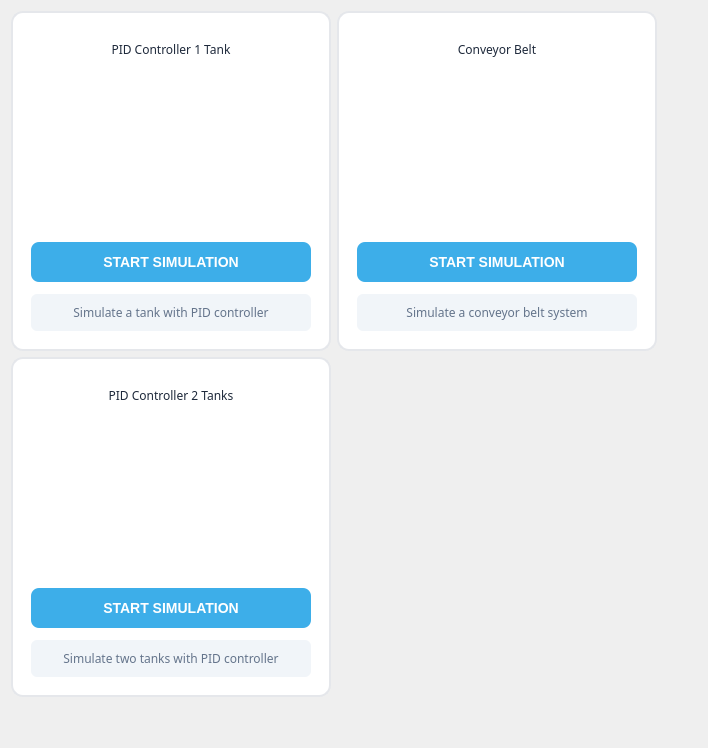
         <widget class="QWidget" name="ActiveSimulation">
          <property name="styleSheet">
           <string notr="true"/>
          </property>
          <layout class="QGridLayout" name="gridLayout">
           <item row="2" column="1">
            <spacer name="verticalSpacer_10">
             <property name="orientation">
              <enum>Qt::Vertical</enum>
             </property>
             <property name="sizeHint" stdset="0">
              <size>
               <width>20</width>
               <height>40</height>
              </size>
             </property>
            </spacer>
           </item>
           <item row="0" column="3">
            <spacer name="horizontalSpacer">
             <property name="orientation">
              <enum>Qt::Horizontal</enum>
             </property>
             <property name="sizeHint" stdset="0">
              <size>
               <width>40</width>
               <height>20</height>
              </size>
             </property>
            </spacer>
           </item>
           <item row="1" column="0" colspan="2">
            <widget class="QWidget" name="PIDMotor" native="true">
             <property name="minimumSize">
              <size>
               <width>320</width>
               <height>340</height>
              </size>
             </property>
             <property name="maximumSize">
              <size>
               <width>420</width>
               <height>340</height>
              </size>
             </property>
             <property name="styleSheet">
              <string notr="true">
                  #PIDMotor {
                    background-color: #ffffff;
                    border: 2px solid #e5e7eb;
                    border-radius: 12px;
                  }
                  #PIDMotor:hover {
                    border-color: #3daee9;
                  }
                </string>
             </property>
             <layout class="QVBoxLayout" name="verticalLayout_pidValves_2">
              <property name="spacing">
               <number>12</number>
              </property>
              <property name="leftMargin">
               <number>20</number>
              </property>
              <property name="topMargin">
               <number>20</number>
              </property>
              <property name="rightMargin">
               <number>20</number>
              </property>
              <property name="bottomMargin">
               <number>20</number>
              </property>
              <item>
               <widget class="QLabel" name="label_cardTitle_2">
                <property name="font">
                 <font>
                  <family>Segoe UI,Arial,sans-serif</family>
                 </font>
                </property>
                <property name="styleSheet">
                 <string notr="true">color: #1e293b; border: none;</string>
                </property>
                <property name="text">
                 <string>PID Controller 2 Tanks</string>
                </property>
                <property name="alignment">
                 <set>Qt::AlignCenter</set>
                </property>
               </widget>
              </item>
              <item>
               <widget class="QLabel" name="label_twoTanksPreview">
                <property name="minimumSize">
                 <size>
                  <width>150</width>
                  <height>150</height>
                 </size>
                </property>
                <property name="maximumSize">
                 <size>
                  <width>150</width>
                  <height>150</height>
                 </size>
                </property>
                <property name="styleSheet">
                 <string notr="true">border: none; background-color: transparent; margin: 10px;</string>
                </property>
                <property name="text">
                 <string/>
                </property>
                <property name="pixmap">
                 <pixmap resource="Resource.qrc">:/icon/media/icon/SVG vat.svg</pixmap>
                </property>
                <property name="scaledContents">
                 <bool>true</bool>
                </property>
                <property name="alignment">
                 <set>Qt::AlignCenter</set>
                </property>
               </widget>
              </item>
              <item>
               <widget class="QPushButton" name="pushButton_2Vatten">
                <property name="minimumSize">
                 <size>
                  <width>0</width>
                  <height>40</height>
                 </size>
                </property>
                <property name="styleSheet">
                 <string notr="true">
                        QPushButton {
                          background-color: #3daee9;
                          color: white;
                          border-radius: 8px;
                          font-weight: bold;
                          font-size: 14px;
                        }
                        QPushButton:hover {
                          background-color: #2a9bd3;
                        }
                      </string>
                </property>
                <property name="text">
                 <string>START SIMULATION</string>
                </property>
                <property name="icon">
                 <iconset resource="Resource.qrc">
                  <normaloff>:/icon/media/icon/play-6-32.ico</normaloff>:/icon/media/icon/play-6-32.ico</iconset>
                </property>
                <property name="iconSize">
                 <size>
                  <width>24</width>
                  <height>24</height>
                 </size>
                </property>
                <property name="checkable">
                 <bool>true</bool>
                </property>
               </widget>
              </item>
              <item>
               <widget class="QLabel" name="label_cardBadge_2">
                <property name="font">
                 <font>
                  <family>Segoe UI,Arial,sans-serif</family>
                 </font>
                </property>
                <property name="styleSheet">
                 <string notr="true">
                        color: #64748b;
                        border: none;
                        background-color: #f1f5f9;
                        padding: 8px;
                        border-radius: 6px;
                      </string>
                </property>
                <property name="text">
                 <string>Simulate two tanks with PID controller</string>
                </property>
                <property name="alignment">
                 <set>Qt::AlignCenter</set>
                </property>
               </widget>
              </item>
             </layout>
            </widget>
           </item>
           <item row="0" column="0" colspan="2">
            <widget class="QWidget" name="PIDValves" native="true">
             <property name="minimumSize">
              <size>
               <width>320</width>
               <height>340</height>
              </size>
             </property>
             <property name="maximumSize">
              <size>
               <width>420</width>
               <height>340</height>
              </size>
             </property>
             <property name="layoutDirection">
              <enum>Qt::LeftToRight</enum>
             </property>
             <property name="autoFillBackground">
              <bool>false</bool>
             </property>
             <property name="styleSheet">
              <string notr="true">
                  #PIDValves {
                    background-color: #ffffff;
                    border: 2px solid #e5e7eb;
                    border-radius: 12px;
                  }
                  #PIDValves:hover {
                    border-color: #3daee9;
                  }
                </string>
             </property>
             <layout class="QVBoxLayout" name="verticalLayout_pidValves">
              <property name="spacing">
               <number>12</number>
              </property>
              <property name="leftMargin">
               <number>20</number>
              </property>
              <property name="topMargin">
               <number>20</number>
              </property>
              <property name="rightMargin">
               <number>20</number>
              </property>
              <property name="bottomMargin">
               <number>20</number>
              </property>
              <item>
               <widget class="QLabel" name="label_cardTitle">
                <property name="font">
                 <font>
                  <family>Segoe UI,Arial,sans-serif</family>
                 </font>
                </property>
                <property name="styleSheet">
                 <string notr="true">color: #1e293b; border: none;</string>
                </property>
                <property name="text">
                 <string>PID Controller 1 Tank</string>
                </property>
                <property name="alignment">
                 <set>Qt::AlignCenter</set>
                </property>
               </widget>
              </item>
              <item>
               <widget class="QLabel" name="label_tankPreview">
                <property name="minimumSize">
                 <size>
                  <width>150</width>
                  <height>150</height>
                 </size>
                </property>
                <property name="maximumSize">
                 <size>
                  <width>150</width>
                  <height>150</height>
                 </size>
                </property>
                <property name="styleSheet">
                 <string notr="true">border: none; background-color: transparent; margin: 10px;</string>
                </property>
                <property name="text">
                 <string/>
                </property>
                <property name="pixmap">
                 <pixmap resource="Resource.qrc">:/icon/media/icon/SVG vat.svg</pixmap>
                </property>
                <property name="scaledContents">
                 <bool>true</bool>
                </property>
                <property name="alignment">
                 <set>Qt::AlignCenter</set>
                </property>
               </widget>
              </item>
              <item>
               <widget class="QPushButton" name="pushButton_1Vat">
                <property name="minimumSize">
                 <size>
                  <width>0</width>
                  <height>40</height>
                 </size>
                </property>
                <property name="styleSheet">
                 <string notr="true">
                        QPushButton {
                          background-color: #3daee9;
                          color: white;
                          border-radius: 8px;
                          font-weight: bold;
                          font-size: 14px;
                        }
                        QPushButton:hover {
                          background-color: #2a9bd3;
                        }
                      </string>
                </property>
                <property name="text">
                 <string>START SIMULATION</string>
                </property>
                <property name="icon">
                 <iconset resource="Resource.qrc">
                  <normaloff>:/icon/media/icon/play-6-32.ico</normaloff>:/icon/media/icon/play-6-32.ico</iconset>
                </property>
                <property name="iconSize">
                 <size>
                  <width>24</width>
                  <height>24</height>
                 </size>
                </property>
                <property name="checkable">
                 <bool>true</bool>
                </property>
               </widget>
              </item>
              <item>
               <widget class="QLabel" name="label_cardBadge">
                <property name="font">
                 <font>
                  <family>Segoe UI,Arial,sans-serif</family>
                 </font>
                </property>
                <property name="styleSheet">
                 <string notr="true">
                        color: #64748b;
                        border: none;
                        background-color: #f1f5f9;
                        padding: 8px;
                        border-radius: 6px;
                      </string>
                </property>
                <property name="text">
                 <string>Simulate a tank with PID controller</string>
                </property>
                <property name="alignment">
                 <set>Qt::AlignCenter</set>
                </property>
               </widget>
              </item>
             </layout>
            </widget>
           </item>
           <item row="0" column="2">
            <widget class="QWidget" name="PIDConv" native="true">
             <property name="minimumSize">
              <size>
               <width>320</width>
               <height>340</height>
              </size>
             </property>
             <property name="maximumSize">
              <size>
               <width>420</width>
               <height>340</height>
              </size>
             </property>
             <property name="styleSheet">
              <string notr="true">
                  #PIDConv {
                    background-color: #ffffff;
                    border: 2px solid #e5e7eb;
                    border-radius: 12px;
                  }
                  #PIDConv:hover {
                    border-color: #3daee9;
                  }
                </string>
             </property>
             <layout class="QVBoxLayout" name="verticalLayout_pidValves_3">
              <property name="spacing">
               <number>12</number>
              </property>
              <property name="leftMargin">
               <number>20</number>
              </property>
              <property name="topMargin">
               <number>20</number>
              </property>
              <property name="rightMargin">
               <number>20</number>
              </property>
              <property name="bottomMargin">
               <number>20</number>
              </property>
              <item>
               <widget class="QLabel" name="label_cardTitle_3">
                <property name="font">
                 <font>
                  <family>Segoe UI,Arial,sans-serif</family>
                 </font>
                </property>
                <property name="styleSheet">
                 <string notr="true">color: #1e293b; border: none;</string>
                </property>
                <property name="text">
                 <string>Conveyor Belt</string>
                </property>
                <property name="alignment">
                 <set>Qt::AlignCenter</set>
                </property>
               </widget>
              </item>
              <item>
               <widget class="QLabel" name="label_conveyorPreview">
                <property name="minimumSize">
                 <size>
                  <width>150</width>
                  <height>150</height>
                 </size>
                </property>
                <property name="maximumSize">
                 <size>
                  <width>150</width>
                  <height>150</height>
                 </size>
                </property>
                <property name="styleSheet">
                 <string notr="true">border: none; background-color: transparent; margin: 10px;</string>
                </property>
                <property name="text">
                 <string/>
                </property>
                <property name="pixmap">
                 <pixmap resource="Resource.qrc">:/icon/media/icon/transportband.svg</pixmap>
                </property>
                <property name="scaledContents">
                 <bool>true</bool>
                </property>
                <property name="alignment">
                 <set>Qt::AlignCenter</set>
                </property>
               </widget>
              </item>
              <item>
               <widget class="QPushButton" name="pushButton_transportband">
                <property name="minimumSize">
                 <size>
                  <width>0</width>
                  <height>40</height>
                 </size>
                </property>
                <property name="styleSheet">
                 <string notr="true">
                        QPushButton {
                          background-color: #3daee9;
                          color: white;
                          border-radius: 8px;
                          font-weight: bold;
                          font-size: 14px;
                        }
                        QPushButton:hover {
                          background-color: #2a9bd3;
                        }
                      </string>
                </property>
                <property name="text">
                 <string>START SIMULATION</string>
                </property>
                <property name="icon">
                 <iconset resource="Resource.qrc">
                  <normaloff>:/icon/media/icon/play-6-32.ico</normaloff>:/icon/media/icon/play-6-32.ico</iconset>
                </property>
                <property name="iconSize">
                 <size>
                  <width>24</width>
                  <height>24</height>
                 </size>
                </property>
                <property name="checkable">
                 <bool>true</bool>
                </property>
               </widget>
              </item>
              <item>
               <widget class="QLabel" name="label_cardBadge_3">
                <property name="font">
                 <font>
                  <family>Segoe UI,Arial,sans-serif</family>
                 </font>
                </property>
                <property name="styleSheet">
                 <string notr="true">
                        color: #64748b;
                        border: none;
                        background-color: #f1f5f9;
                        padding: 8px;
                        border-radius: 6px;
                      </string>
                </property>
                <property name="text">
                 <string>Simulate a conveyor belt system</string>
                </property>
                <property name="alignment">
                 <set>Qt::AlignCenter</set>
                </property>
               </widget>
              </item>
             </layout>
            </widget>
           </item>
          </layout>
         </widget>
